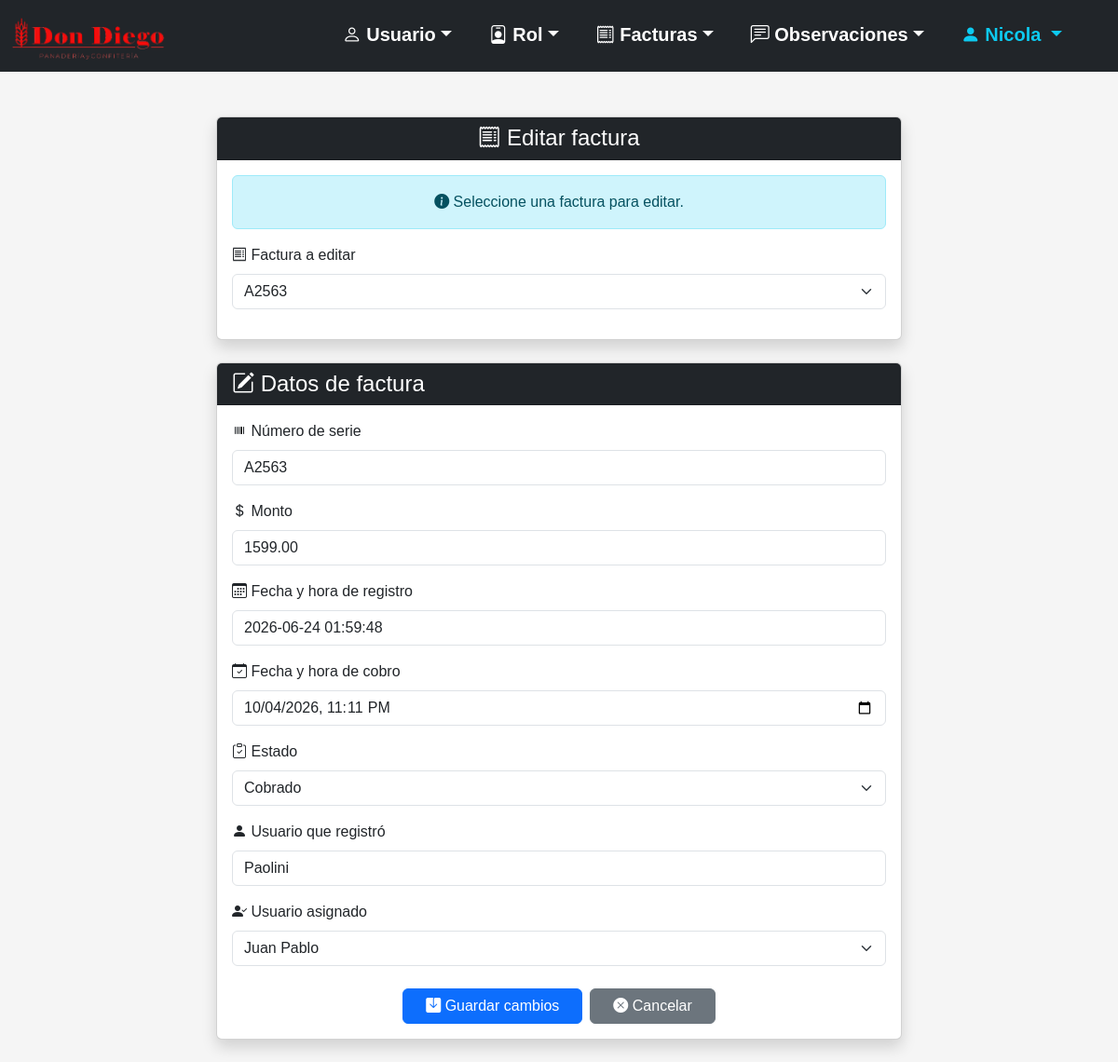
The page /Panaderia-v2/editar_factura.php?id=1 (signed in) on the database its author committed.
### tables this page shows
CREATE TABLE `usuario` (
  `id` smallint(5) UNSIGNED NOT NULL,
  `usuario` varchar(32) NOT NULL,
  `contrasenia` varchar(255) NOT NULL,
  `activo` tinyint(1) NOT NULL DEFAULT 1,
  `id_ROL` tinyint(3) UNSIGNED NOT NULL
);

CREATE TABLE `factura` (
  `id` int(10) UNSIGNED NOT NULL,
  `numero_serie` varchar(20) NOT NULL,
  `monto` decimal(8,2) NOT NULL,
  `fecha_registro` datetime NOT NULL,
  `fecha_cobro` datetime DEFAULT NULL,
  `estado` enum('Cobrado','Pendiente','Anulada') NOT NULL DEFAULT 'Pendiente',
  `id_usuario_registro` smallint(5) UNSIGNED NOT NULL,
  `id_usuario_asignado` smallint(5) DEFAULT NULL
);

### Panaderia-v2/editar_factura.php (the view, shortened to what this page needs)
<?php
require_once "conexion.php";
$id_factura_editar = $_GET["id"] ?? $_POST["id_factura"] ?? "";
$sqlUsuarios = "SELECT id, usuario FROM usuario WHERE activo = 1 ORDER BY usuario";
$stmtUsuarios = $conexion->prepare($sqlUsuarios);
$stmtUsuarios->execute();
$usuarios = $stmtUsuarios->fetchAll(PDO::FETCH_ASSOC);
$facturaEditar = null;
if ($id_factura_editar != "") {
    $sqlFactura = "SELECT id, numero_serie, monto, fecha_registro, fecha_cobro, estado, id_usuario_registro, id_usuario_asignado
                   FROM factura
                    WHERE id = ?";
    $stmtFactura = $conexion->prepare($sqlFactura);
    $stmtFactura->execute([$id_factura_editar]);
    $facturaEditar = $stmtFactura->fetch(PDO::FETCH_ASSOC);
}
?>
<!DOCTYPE html>
<html lang="es">
<head>
    <link rel="stylesheet" href="css/bootstrap-5.3.8/css/bootstrap.min.css">
    <link rel="stylesheet" href="imagenes/bootstrap-icons-1.13.1/bootstrap-icons.min.css">
    <link rel="stylesheet" href="css/estilo.css">
</head>
<body>
    <?php require_once "menu.php"; ?>
    <div class="container mt-5">
        <div class="row justify-content-center">
            <div class="col-md-9 col-lg-8">
                <div class="card shadow mb-4">
                    <div class="card-header bg-dark text-white text-center">
                        <h4 class="mb-0"><i class="bi bi-receipt"></i> Editar factura</h4>
                    </div>
                    <div class="card-body">
                        <div class="alert alert-info text-center"><i class="bi bi-info-circle-fill"></i> Seleccione una factura para editar.</div>
                        <form method="get">
                            <div class="mb-3">
                                <label for="id" class="form-label"><i class="bi bi-receipt"></i> Factura a editar</label>
                                <select id="id" name="id" class="form-select" onchange="this.form.submit()" required>
                                    <?php
                                        $sqlListaFacturas = "SELECT id, numero_serie FROM factura ORDER BY id DESC";
                                        $stmtListaFacturas = $conexion->prepare($sqlListaFacturas);
                                        $stmtListaFacturas->execute();
                                        $facturas = $stmtListaFacturas->fetchAll(PDO::FETCH_ASSOC);
                                    ?>
                                    <?php foreach ($facturas as $factura): ?>
                                        <option value="<?= $factura["id"] ?>"
                                            <?= ($id_factura_editar == $factura["id"])
                                                ? "selected"
                                                : "" ?>
                                        >
                                            <?= htmlspecialchars($factura["numero_serie"]) ?>
                                        </option>
                                    <?php endforeach; ?>
                                </select>
                            </div>
                        </form>
                    </div>
                </div>
                <?php if ($facturaEditar): ?>
                    <div class="card shadow mb-4">
                        <div class="card-header bg-dark text-white">
                            <h4 class="mb-0"><i class="bi bi-pencil-square"></i> Datos de factura</h4>
                        </div>
                        <div class="card-body">
                            <form method="post">
                                <div class="mb-3">
                                    <label for="numero_serie" class="form-label"><i class="bi bi-upc"></i> Número de serie</label>
                                    <input type="text" id="numero_serie" name="numero_serie" class="form-control"
                                        value="<?= htmlspecialchars($facturaEditar["numero_serie"]) ?>"
                                        maxlength="20"
                                        required
                                    >
                                </div>
                                <div class="mb-3">
                                    <label for="monto" class="form-label"><i class="bi bi-currency-dollar"></i> Monto</label>
                                    <input type="number" id="monto" name="monto" class="form-control"
                                        value="<?= htmlspecialchars($facturaEditar["monto"]) ?>"
                                        step="0.01"
                                        min="0"
                                        required
                                    >
                                </div>
                                <div class="mb-3">
                                    <label for="fecha_registro" class="form-label"><i class="bi bi-calendar3"></i> Fecha y hora de registro</label>
                                    <input type="text" id="fecha_registro" class="form-control"
                                        value="<?= htmlspecialchars($facturaEditar["fecha_registro"]) ?>"
                                        readonly
                                    >
                                </div>
                                <div class="mb-3">
                                    <label for="fecha_cobro" class="form-label"><i class="bi bi-calendar-check"></i> Fecha y hora de cobro</label>
                                    <input type="datetime-local" id="fecha_cobro" name="fecha_cobro" class="form-control"
                                         value="<?php
                                            if (!empty($facturaEditar["fecha_cobro"])) {
                                                echo date("Y-m-d\TH:i", strtotime($facturaEditar["fecha_cobro"]));
                                            }
                                        ?>"
                                    >
                                </div>
                                <div class="mb-3">
                                    <label for="estado" class="form-label"><i class="bi bi-clipboard-check"></i> Estado</label>
                                    <select id="estado" name="estado" class="form-select" required>
                                        <option value="Cobrado"
                                            <?= ($facturaEditar["estado"] == "Cobrado")
                                                ? "selected"
                                                : "" ?>
                                        >
                                            Cobrado
                                        </option>
                                    </select>
                                </div>
                                <div class="mb-3">
                                    <label for="id_usuario_registro" class="form-label"><i class="bi bi-person-fill"></i> Usuario que registró</label>
                                    <input type="text" id="id_usuario_registro" class="form-control"
                                        value="<?php
                                            $sqlUsuarioRegistro = "SELECT usuario FROM usuario WHERE id = ?";
                                            $stmtUsuarioRegistro = $conexion->prepare($sqlUsuarioRegistro);
                                            $stmtUsuarioRegistro->execute([$facturaEditar["id_usuario_registro"]]);
                                            $usuarioRegistro = $stmtUsuarioRegistro->fetch(PDO::FETCH_ASSOC);
                                            echo htmlspecialchars($usuarioRegistro["usuario"] ?? "Usuario no encontrado");
                                        ?>"
                                        readonly
                                    >
                                </div>
                                <div class="mb-4">
                                    <label for="id_usuario_asignado" class="form-label"><i class="bi bi-person-check-fill"></i> Usuario asignado</label>
                                    <select id="id_usuario_asignado" name="id_usuario_asignado" class="form-select">
                                        <?php foreach ($usuarios as $usuario): ?>
                                            <option value="<?= $usuario["id"] ?>"
                                                <?= ($facturaEditar["id_usuario_asignado"] == $usuario["id"])
                                                    ? "selected"
                                                    : "" ?>
                                            >
                                                <?= htmlspecialchars($usuario["usuario"]) ?>
                                            </option>
                                        <?php endforeach; ?>
                                    </select>
                                </div>
                                <div class="d-flex gap-2 justify-content-center">
                                    <button type="submit" class="btn btn-primary px-4"><i class="bi bi-save-fill"></i> Guardar cambios</button>
                                    <a href="index.php" class="btn btn-secondary px-4"><i class="bi bi-x-circle-fill"></i> Cancelar</a>
                                </div>
                            </form>
                        </div>
                    </div>
                <?php endif; ?>
            </div>
        </div>
    </div>
</body>
</html>

### Panaderia-v2/menu.php (shortened to what this page needs)
<?php
if (isset($_SESSION["id_usuario"])) {
    $sqlUsuario = "SELECT usuario FROM usuario WHERE id = ?";
    $stmtUsuario = $conexion->prepare($sqlUsuario);
    $stmtUsuario->execute([$_SESSION["id_usuario"]]);
    $usuarioLogueado = $stmtUsuario->fetch(PDO::FETCH_ASSOC);
}
?>
<nav class="navbar navbar-expand-lg navbar-dark bg-dark">
    <div class="container-fluid">
        <a class="navbar-brand" href="#"><img src="imagenes/logo.png" alt="Panaderia" width="50%" height="50%" class="d-inline-block align-text-top"></a>
        <div class="offcanvas offcanvas-end text-bg-dark" tabindex="-1" id="menuNavegacion" aria-labelledby="menuNavegacionLabel">
            <div class="offcanvas-body">
                <ul class="navbar-nav flex-grow-1 pe-3 gap-4 fs-5">
                    <li class="nav-item dropdown nav-underline">
                        <a class="nav-link dropdown-toggle fw-bold" href="#" role="button" data-bs-toggle="dropdown" aria-expanded="false"><i class="bi bi-person"></i> Usuario</a>
                    </li>
                    <li class="nav-item dropdown nav-underline">
                        <a class="nav-link dropdown-toggle fw-bold" href="#" role="button" data-bs-toggle="dropdown" aria-expanded="false"><i class="bi bi-person-badge"></i> Rol</a>
                    </li>
                    <li class="nav-item dropdown nav-underline">
                        <a class="nav-link dropdown-toggle fw-bold" href="#" role="button" data-bs-toggle="dropdown" aria-expanded="false"><i class="bi bi-receipt"></i> Facturas</a>
                    </li>
                    <li class="nav-item dropdown nav-underline">
                        <a class="nav-link dropdown-toggle fw-bold" href="#" role="button" data-bs-toggle="dropdown" aria-expanded="false"><i class="bi bi-chat-left-text"></i> Observaciones</a>
                    </li>
                    <li class="nav-item dropdown ms-auto d-none d-lg-block">
                       <a class="nav-link dropdown-toggle fw-bold usuario-menu" href="#" role="button" data-bs-toggle="dropdown" aria-expanded="false">
                            <i class="bi bi-person-fill"></i>
                            <?= htmlspecialchars($usuarioLogueado["usuario"]) ?>
                        </a>
                    </li>
                </ul>
            </div>
        </div>
    </div>
</nav>

### Panaderia-v2/css/estilo.css (style rules this page uses)
body { font-family: Arial, sans-serif; background: #f5f5f5; margin: 0; padding: 0; width: 100%; max-width: 100%; overflow-x: hidden; }
.navbar .nav-link, .navbar .navbar-brand { color: white !important; }
.navbar .usuario-menu { color: #0dcaf0 !important; }
.navbar { width: 100%; max-width: 100%; margin: 0; padding-left: 0; padding-right: 0; }
.navbar .container-fluid { width: 100%; max-width: 100%; margin: 0; padding-left: 12px; padding-right: 12px; }

### rows shown on the page
usuario: usuario "Nicola"
factura: numero_serie "A2563", monto "1599.00", fecha_registro "2026-06-24 01:59:48", fecha_cobro "10/04/2026 23:11", estado "Cobrado", id_usuario_asignado "Juan Pablo"
usuario: usuario "Paolini"

### other values the page prints
form field id "A2563"
